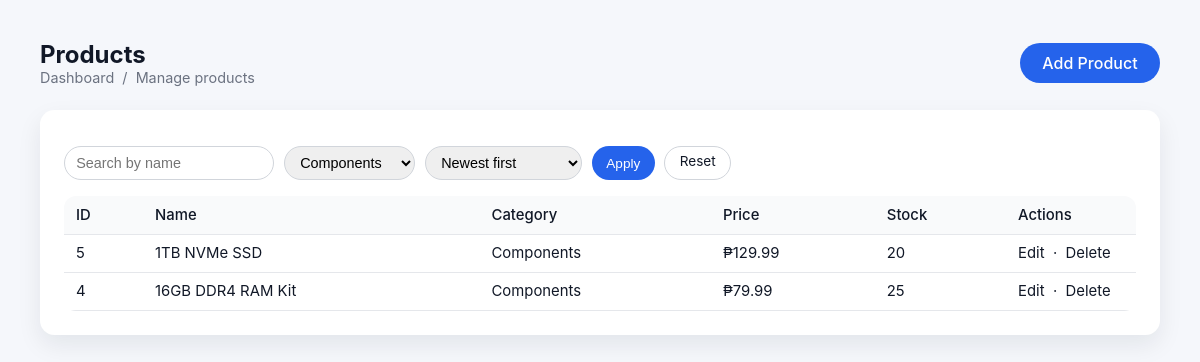
The app's page /admin/products.php?category_id=3 (signed in) with its own data.
### tables this page shows
CREATE TABLE IF NOT EXISTS products (
  id INT AUTO_INCREMENT PRIMARY KEY,
  category_id INT NOT NULL,
  category_slug VARCHAR(100) NOT NULL,
  name VARCHAR(200) NOT NULL,
  slug VARCHAR(200) NOT NULL,
  description TEXT,
  cpu VARCHAR(100),
  ram VARCHAR(100),
  storage VARCHAR(100),
  gpu VARCHAR(100),
  display VARCHAR(100),
  os VARCHAR(100),
  price DECIMAL(10,2) NOT NULL,
  stock INT NOT NULL DEFAULT 0,
  image VARCHAR(255) DEFAULT NULL,
  created_at TIMESTAMP DEFAULT CURRENT_TIMESTAMP,
  CONSTRAINT fk_products_category
    FOREIGN KEY (category_id) REFERENCES categories(id)
      ON DELETE RESTRICT ON UPDATE CASCADE
);

CREATE TABLE IF NOT EXISTS categories (
  id INT AUTO_INCREMENT PRIMARY KEY,
  name VARCHAR(100) NOT NULL,
  slug VARCHAR(100) NOT NULL UNIQUE
);

### admin/products.php (the view, shortened to what this page needs)
<?php
require_once __DIR__ . '/../backend/db.php';
$search = trim($_GET['search'] ?? '');
$categoryFilter = (int)($_GET['category_id'] ?? 0);
$sort = $_GET['sort'] ?? 'newest';
$sql = 'SELECT p.*, c.name AS category_name FROM products p LEFT JOIN categories c ON p.category_id = c.id';
$where = [];
$params = [];
if ($categoryFilter > 0) {
    $where[] = 'p.category_id = :category_id';
    $params[':category_id'] = $categoryFilter;
}
if ($where) {
    $sql .= ' WHERE ' . implode(' AND ', $where);
}
switch ($sort) {
    default:
        $sql .= ' ORDER BY p.id DESC';
}
$stmt = $pdo->prepare($sql);
$stmt->execute($params);
$products = $stmt->fetchAll(PDO::FETCH_ASSOC);
$catStmt = $pdo->query('SELECT id, name FROM categories ORDER BY name');
$categories = $catStmt->fetchAll(PDO::FETCH_ASSOC);
?>
<!DOCTYPE html>
<html lang="en">
<head>
    <link rel="stylesheet" href="/OTSP/assets/css/style.css" />
</head>
<body>
    <main class="container admin-page">
        <div class="admin-page-header">
            <div>
                <h1>Products</h1>
                <p class="admin-breadcrumb">
                    <a href="/OTSP/admin/dashboard.php">Dashboard</a>
                    &nbsp;/&nbsp;
                    <span>Manage products</span>
                </p>
            </div>
            <div>
                <a href="/OTSP/admin/product_form.php" class="btn-primary">Add Product</a>
            </div>
        </div>
        <section class="admin-card">
            <form class="admin-filters" method="get">
                <input type="text" name="search" placeholder="Search by name" value="<?php echo htmlspecialchars($search); ?>" />
                <select name="category_id">
                    <?php foreach ($categories as $cat): ?>
                        <option value="<?php echo (int)$cat['id']; ?>" <?php if ($categoryFilter === (int)$cat['id']) echo 'selected'; ?>>
                            <?php echo htmlspecialchars($cat['name']); ?>
                        </option>
                    <?php endforeach; ?>
                </select>
                <select name="sort">
                    <option value="newest" <?php if ($sort === 'newest') echo 'selected'; ?>>Newest first</option>
                </select>
                <button type="submit" class="btn-primary small">Apply</button>
                <a href="/OTSP/admin/products.php" class="btn-outline small">Reset</a>
            </form>
            <div class="admin-table-wrapper">
                <table class="admin-table">
                    <thead>
                    <tr>
                        <th>ID</th>
                        <th>Name</th>
                        <th>Category</th>
                        <th>Price</th>
                        <th>Stock</th>
                        <th style="width:130px;">Actions</th>
                    </tr>
                    </thead>
                    <tbody>
                    <?php if (empty($products)): ?>
                        <tr>
                            <td colspan="6" class="admin-table-empty">No products found.</td>
                        </tr>
                    <?php else: ?>
                        <?php foreach ($products as $product): ?>
                            <tr>
                                <td><?php echo (int)$product['id']; ?></td>
                                <td><?php echo htmlspecialchars($product['name']); ?></td>
                                <td><?php echo htmlspecialchars($product['category_name'] ?? ''); ?></td>
                                <td>₱<?php echo number_format($product['price'], 2); ?></td>
                                <td><?php echo (int)$product['stock']; ?></td>
                                <td>
                                    <a href="/OTSP/admin/product_form.php?id=<?php echo (int)$product['id']; ?>">Edit</a>
                                    &nbsp;&middot;&nbsp;
                                    <a href="/OTSP/admin/product_delete.php?id=<?php echo (int)$product['id']; ?>" onclick="return confirm('Delete this product?');">Delete</a>
                                </td>
                            </tr>
                        <?php endforeach; ?>
                    <?php endif; ?>
                    </tbody>
                </table>
            </div>
        </section>
    </main>
</body>
</html>

### assets/css/style.css (style rules this page uses)
* { box-sizing: border-box; margin: 0; padding: 0; }
body { font-family: 'Inter', system-ui, -apple-system, BlinkMacSystemFont, 'Segoe UI', sans-serif; background: #f5f7fb; color: #111827; }
a { color: inherit; text-decoration: none; }
.container { width: 100%; max-width: 1120px; margin: 0 auto; padding: 0 1rem; }
.admin-page { padding: 40px 0; }
.admin-page-header { display: flex; align-items: center; justify-content: space-between; gap: 1rem; margin-bottom: 1.5rem; }
.admin-page-header h1 { font-size: 1.5rem; }
.admin-breadcrumb { font-size: 0.9rem; color: #6b7280; }
.admin-card { background: #ffffff; border-radius: 0.9rem; padding: 1.5rem; box-shadow: 0 10px 24px rgba(15, 23, 42, 0.08); }
.btn-primary.small, .btn-outline.small { padding: 0.4rem 0.9rem; font-size: 0.85rem; }
.btn-primary { display: inline-block; padding: 0.6rem 1.4rem; border-radius: 999px; background: #2563eb; color: #ffffff; font-weight: 500; border: none; cursor: pointer; }
.btn-outline { display: inline-block; padding: 0.6rem 1.2rem; border-radius: 999px; border: 1px solid #d1d5db; background: #ffffff; color: #111827; cursor: pointer; }
.admin-table-wrapper { margin-top: 1rem; }
.admin-table { width: 100%; border-collapse: collapse; background: #ffffff; border-radius: 0.75rem; overflow: hidden; font-size: 0.93rem; }
.admin-table th, .admin-table td { padding: 0.6rem 0.75rem; border-bottom: 1px solid #e5e7eb; }
.admin-table th { background: #f9fafb; text-align: left; font-weight: 500; }
.admin-filters { display: flex; flex-wrap: wrap; gap: 0.6rem; margin-top: 0.75rem; }
.admin-filters input, .admin-filters select { padding: 0.45rem 0.7rem; border-radius: 999px; border: 1px solid #d1d5db; font-size: 0.9rem; }

### records on screen
products: id "5", name "1TB NVMe SSD", category.name "Components", price "129.99", stock "20"
products: id "4", name "16GB DDR4 RAM Kit", category.name "Components", price "79.99", stock "25"

### other values on screen
form field category_id "Components"
